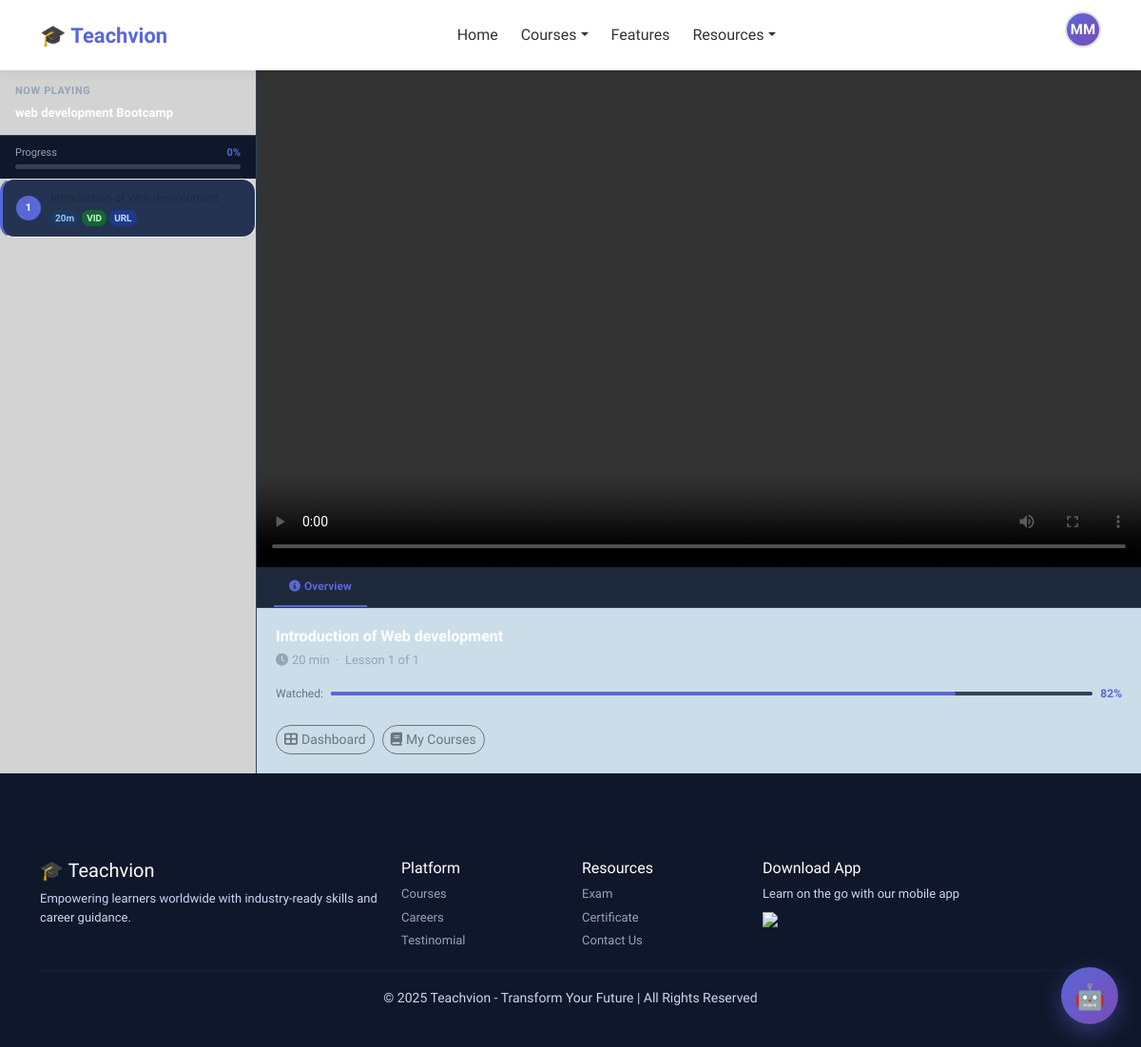
Before: /course/1/player/ (signed in) with the older database file.
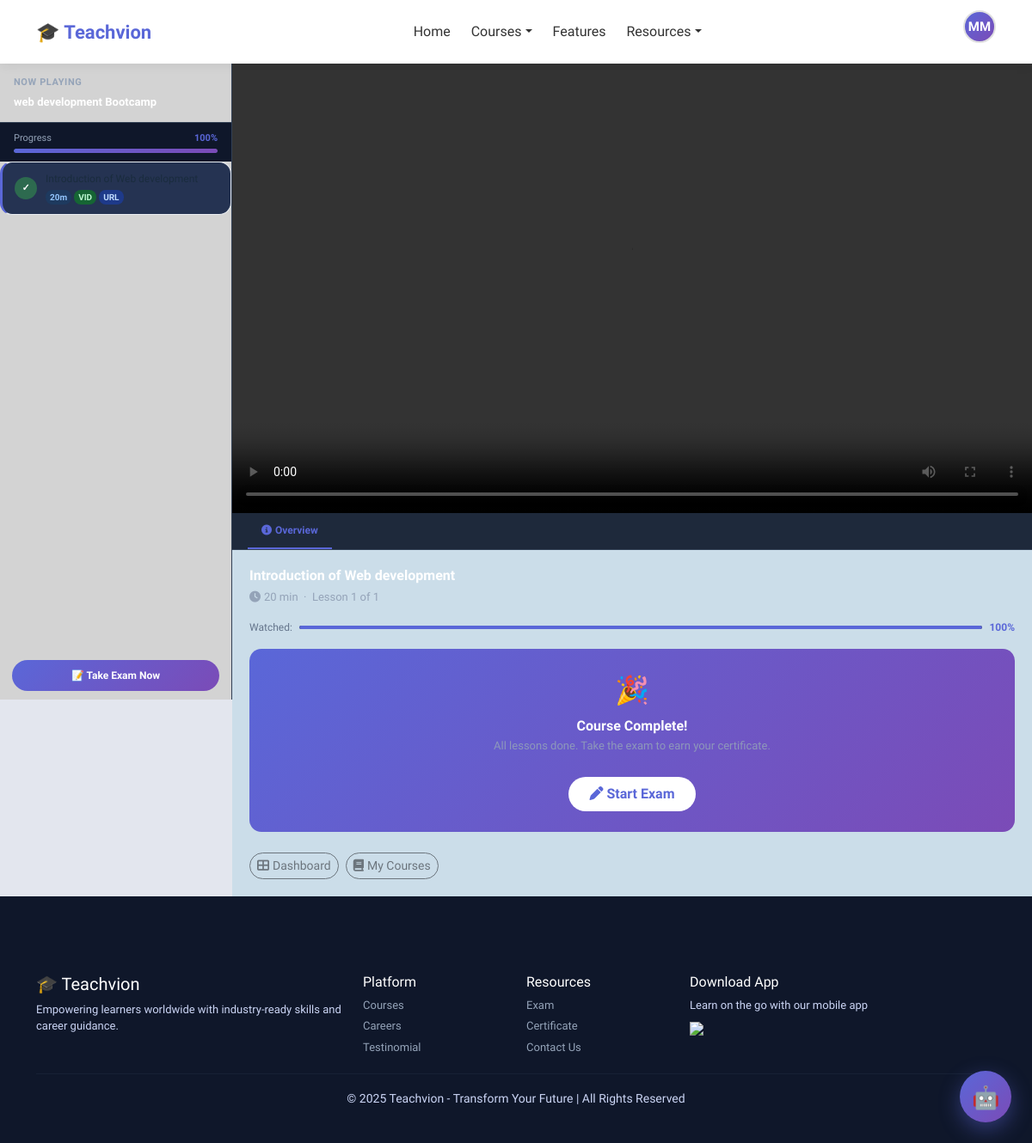
After: the same page with the newer database file.
### courses/models.py (models this page shows, shortened)
class Lesson(models.Model):
    course = models.ForeignKey(Course, on_delete=models.CASCADE, related_name='lessons')
    title = models.CharField(max_length=200)
    video_file = models.FileField(upload_to='videos/', blank=True, null=True)
    video_url = models.URLField(blank=True)   # YouTube / Vimeo embed
    pdf_file = models.FileField(upload_to='lesson_pdfs/', blank=True, null=True)
    notes = models.TextField(blank=True)
    order = models.PositiveIntegerField(default=0)
    duration_mins = models.PositiveIntegerField(default=0)
    created_at = models.DateTimeField(auto_now_add=True)
    class Meta:
        ordering = ['order']

class VideoProgress(models.Model):
    student = models.ForeignKey(settings.AUTH_USER_MODEL, on_delete=models.CASCADE, related_name='video_progress')
    lesson = models.ForeignKey(Lesson, on_delete=models.CASCADE, related_name='progress')
    watched_percent = models.PositiveIntegerField(default=0)
    completed = models.BooleanField(default=False)
    last_watched = models.DateTimeField(auto_now=True)
    class Meta:
        unique_together = ['student', 'lesson']

### courses/views.py (the view)
# urls.py: path('course/<int:course_id>/player/', views.course_player_view, name='course_player'),
@login_required
def course_player_view(request, course_id):
    course = get_object_or_404(Course, id=course_id)
    enrollment = Enrollment.objects.filter(
        student=request.user, course=course, payment_status='paid'
    ).first()
    if not enrollment:
        messages.error(request, "Please enroll to access this course.")
        return redirect('index')
    lessons       = course.lessons.all()
    lesson_id     = request.GET.get('lesson')
    if lesson_id:
        current_lesson = get_object_or_404(Lesson, id=lesson_id, course=course)
    else:
        current_lesson = None
        for l in lessons:
            if l.video_file or l.video_url:
                current_lesson = l
                break
        if not current_lesson:
            current_lesson = lessons.first()
    if current_lesson:
        if current_lesson.video_url:
            normalized = normalize_video_url(current_lesson.video_url)
            if normalized:
                current_lesson.video_url = normalized
            else:
                current_lesson.video_url = ''
    progress_map = {
        vp.lesson_id: vp
        for vp in VideoProgress.objects.filter(
            student=request.user, lesson__course=course
        )
    }
    total      = lessons.count()
    completed  = sum(1 for l in lessons
                     if progress_map.get(l.id) and progress_map[l.id].completed)
    completion_pct = int((completed / total) * 100) if total else 0
    can_take_exam  = completion_pct >= 100
    return render(request, 'course_player.html', {
        'course': course,
        'lessons': lessons,
        'current_lesson': current_lesson,
        'progress_map': progress_map,
        'completion_pct': completion_pct,
        'can_take_exam': can_take_exam,
        'enrollment': enrollment,
    })

### accounts/models.py (called while the page is built)
    def get_dashboard_url(self):
        urls = {
            'student': '/dashboard/student/',
            'trainer': '/dashboard/trainer/',
            'admin':   '/dashboard/admin/',
        }
        return urls.get(self.role, '/')

### courses/forms.py (called while the page is built, shortened)
def normalize_video_url(url):
    if not url:
        return None
    url = url.strip()
    if '/embed/' in url or 'player.vimeo.com' in url:
        return url

### courses/templatetags/course_extras.py (called while the page is built)
@register.filter
def get_item(dictionary, key):
    if dictionary is None:
        return None
    return dictionary.get(key) or dictionary.get(str(key))

### courses/templates/course_player.html (shortened to what the changed rows need)
{% extends 'base.html' %}
{% load static course_extras %}
{% block content %}
<div class="player-layout">
  <div class="sidebar">
    <div class="progress-wrap">
      <div class="d-flex justify-content-between mb-1">
        <span style="font-size:11px;color:#94a3b8;">Progress</span>
        <span style="font-size:11px;color:#5a67d8;font-weight:700;">{{ completion_pct }}%</span>
      </div>
      <div class="prog-bar-bg">
        <div class="prog-bar-fill" style="width:{{ completion_pct }}%;"></div>
      </div>
    </div>
    <div class="lesson-list">
      {% for lesson in lessons %}
      <a href="/course/{{ course.id }}/player/?lesson={{ lesson.id }}"
         class="lesson-item
           {% if current_lesson and lesson.id == current_lesson.id %}active{% endif %}
           {% with vp=progress_map|get_item:lesson.id %}{% if vp and vp.completed %} done{% endif %}{% endwith %}">
        <div class="lesson-num">
          {% with vp=progress_map|get_item:lesson.id %}
            {% if vp and vp.completed %}✓{% else %}{{ forloop.counter }}{% endif %}
          {% endwith %}
        </div>
        <div style="flex:1;min-width:0;">
          <div class="lesson-title">{{ lesson.title }}</div>
          <div class="lesson-chips">
            {% if lesson.duration_mins %}<span class="lc" style="background:#1e3a5f;color:#93c5fd;">{{ lesson.duration_mins }}m</span>{% endif %}
            {% if lesson.video_file %}<span class="lc lc-vid">VID</span>{% endif %}
            {% if lesson.video_url  %}<span class="lc lc-url">URL</span>{% endif %}
          </div>
        </div>
      </a>
      {% empty %}
      <div style="padding:20px;color:#64748b;text-align:center;font-size:12px;">No lessons yet.</div>
      {% endfor %}
    </div>
    {% if can_take_exam %}
    <div class="sidebar-exam-btn">
      <a href="{% url 'take_exam' course.id %}">📝 Take Exam Now</a>
    </div>
    {% endif %}
  </div>
  <div class="main-area">
    {% if current_lesson %}
      <div class="video-wrap">
        {% if current_lesson.video_file %}
          <video controls id="lessonVideo" preload="metadata">
            <source src="{{ current_lesson.video_file.url }}">
          </video>
        {% elif current_lesson.video_url %}
          <iframe src="{{ current_lesson.video_url }}"
                  id="lessonIframe"
                  allow="accelerometer;autoplay;clipboard-write;encrypted-media;gyroscope;picture-in-picture"
                  allowfullscreen>
          </iframe>
        {% else %}
          <div class="no-video">
            <i class="fas fa-video-slash fa-2x mb-2"></i>
            <p style="margin:0;font-size:13px;">No video for this lesson</p>
          </div>
        {% endif %}
      </div>
      <div class="content-tabs">
        <button class="content-tab active" onclick="switchTab(this,'tab-overview')">
          <i class="fas fa-info-circle me-1"></i>Overview
        </button>
      </div>
      <div class="tab-panel active" id="tab-overview">
        <h4>{{ current_lesson.title }}</h4>
        <p>
          {% if current_lesson.duration_mins %}<i class="fas fa-clock me-1"></i>{{ current_lesson.duration_mins }} min &nbsp;·&nbsp;{% endif %}
          Lesson {% for l in lessons %}{% if l.id == current_lesson.id %}{{ forloop.counter }}{% endif %}{% endfor %} of {{ lessons|length }}
        </p>
        {% if current_lesson.video_file %}
        <div class="d-flex align-items-center gap-2 mb-3">
          <small style="color:#64748b;font-size:12px;">Watched:</small>
          <div class="inline-progress" style="flex:1;">
            <div class="inline-progress-fill" id="videoProgressInline"
                 style="width:{% with vp=progress_map|get_item:current_lesson.id %}{% if vp %}{{ vp.watched_percent }}{% else %}0{% endif %}{% endwith %}%;">
            </div>
          </div>
          <small style="color:#5a67d8;font-size:12px;font-weight:600;" id="videoProgressPct">
            {% with vp=progress_map|get_item:current_lesson.id %}{% if vp %}{{ vp.watched_percent }}{% else %}0{% endif %}{% endwith %}%
          </small>
        </div>
        {% endif %}
        {% if can_take_exam %}
        <div class="exam-unlock-box">
          <div style="font-size:32px;margin-bottom:4px;">🎉</div>
          <h5>Course Complete!</h5>
          <p style="opacity:.85;font-size:13px;">All lessons done. Take the exam to earn your certificate.</p>
          <a href="{% url 'take_exam' course.id %}"><i class="fas fa-pen me-1"></i>Start Exam</a>
        </div>
        {% elif completion_pct > 0 %}
        <div style="background:#1e293b;border-radius:10px;padding:12px 14px;font-size:13px;color:#94a3b8;margin-top:10px;">
          <i class="fas fa-chart-bar me-1" style="color:#5a67d8;"></i>
          <strong style="color:#5a67d8;">{{ completion_pct }}%</strong> completed — finish all lessons to unlock the exam.
        </div>
        {% endif %}
        <div class="d-flex gap-2 mt-4 flex-wrap">
          <a href="{% url 'student_dashboard' %}" class="btn btn-outline-secondary rounded-pill btn-sm">
            <i class="fas fa-th-large me-1"></i>Dashboard
          </a>
          <a href="{% url 'my_courses' %}" class="btn btn-outline-secondary rounded-pill btn-sm">
            <i class="fas fa-book me-1"></i>My Courses
          </a>
        </div>
      </div>
    {% endif %}
  </div>
</div>
{% endblock %}

Changed rows visible on the page:
shown differently, row unchanged: Lesson "Introduction of Web development": now shows "✓"
changed VideoProgress: completed False → True (drawn); watched_percent "82" → "100"
Other visible differences:
{{ completion_pct }}: "0" → "100"
text now shown: "📝 Take Exam Now 🎉 Course Complete! All lessons done. Take the exam to earn your certificate. Start Exam"
